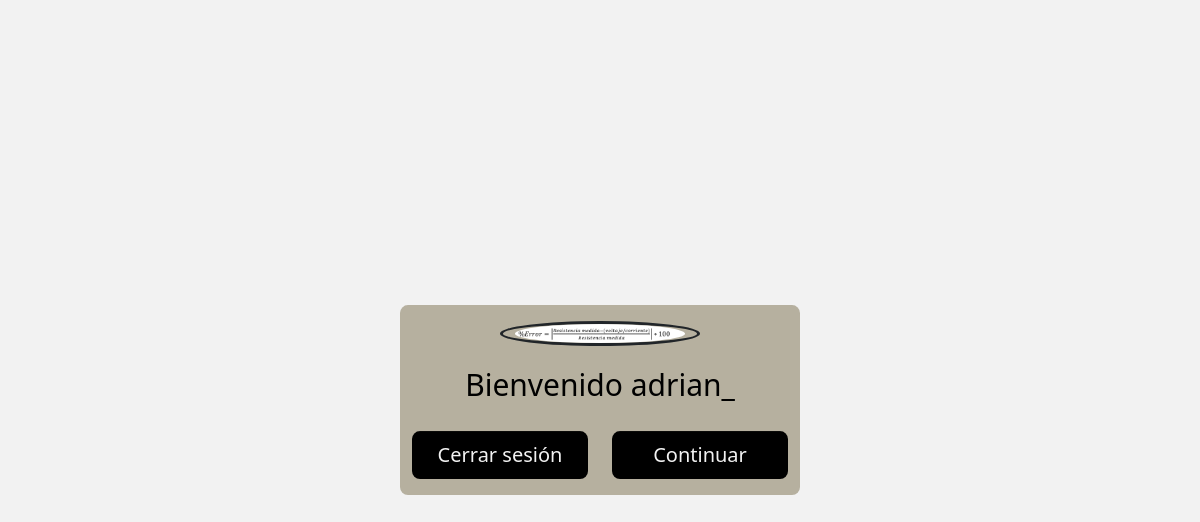
Page /home (signed in) on the committed database.
### applications/user/models.py (models this page shows, shortened)
class user(models.Model):
    name=models.CharField(max_length=30, null=False)
    userName=models.CharField(max_length=30,null=False,unique=True)
    email=models.EmailField(max_length=50,null=False,unique=True)
    picture=models.ImageField(upload_to='usersPic/', default='default/profile-icon.webp',null=True,blank=True)
    password=models.CharField(max_length=200,null=False)
    creationDate=models.DateTimeField(null=False,auto_now_add=True)
    isActive=models.BooleanField(default=False,null=False)
    LastSignDate=models.DateTimeField(auto_now_add=True,null=False)
    is_visble=models.BooleanField(default=True,null=False)

### applications/user/views.py (the view)
# urls.py: path('home',views.GoHome.as_view(), name="Home"),
class GoHome(TemplateView):
    template_name='home/home.html'

### applications/user/context.py (called while the page is built)
def user_custom_context(request):
    user_obj = None
    user_id = request.session.get('user_id')
    if user_id:
        try:
            user_obj = user.objects.get(id=user_id)
        except user.DoesNotExist:
            pass
    return {'user_custom': user_obj}

### templates/home/home.html
{% if request.session.user_id %}
  {% include 'home/logeduser.html'%}
{% else %}
{% include 'home/nologeduser.html'%}
{% endif %}

### templates/home/logeduser.html (shortened to what this page needs)
{% load django_bootstrap5 %}
{% bootstrap_css %}
  <body class="bg-color">
    <div class="container rounded-3 bg-color2 col-4 position-absolute top-50 start-50 translate-middle">
    <div class="row align-items-center ">
  {% load static %}
  <img src="{{ user_custom.picture.url }}" alt="Foto de perfil"
  class="border border-dark border-3 rounded-circle w-50 h-50 mx-auto mt-3 mb-2">
    <div class="p-2 d-flex justify-content-center textt">Bienvenido {{ user_custom.userName }}</div>
  <div class="d-flex gap-4 mt-3 mb-3">
    <a href="{% url 'user_app:logout' %}" class="btn btn-lg bcolor ">Cerrar sesión</a>
<a href="{% url 'mensaje_app:panel' %}" class="btn btn-lg bcolor">Continuar</a>
  </div>
    </div>
  </div>
  </body>

### templates/home/logeduser.html (style rules this page uses)
.bg-color { background-color: F2F2F2; }
.bg-color2 { background-color: B6B09F; }
.textt { color: 000000; font-size: 30px; }
.bcolor { background-color: 000000; color: F2F2F2; width: 200; }

### rows in the picture
user: picture (picture), userName "adrian_"
